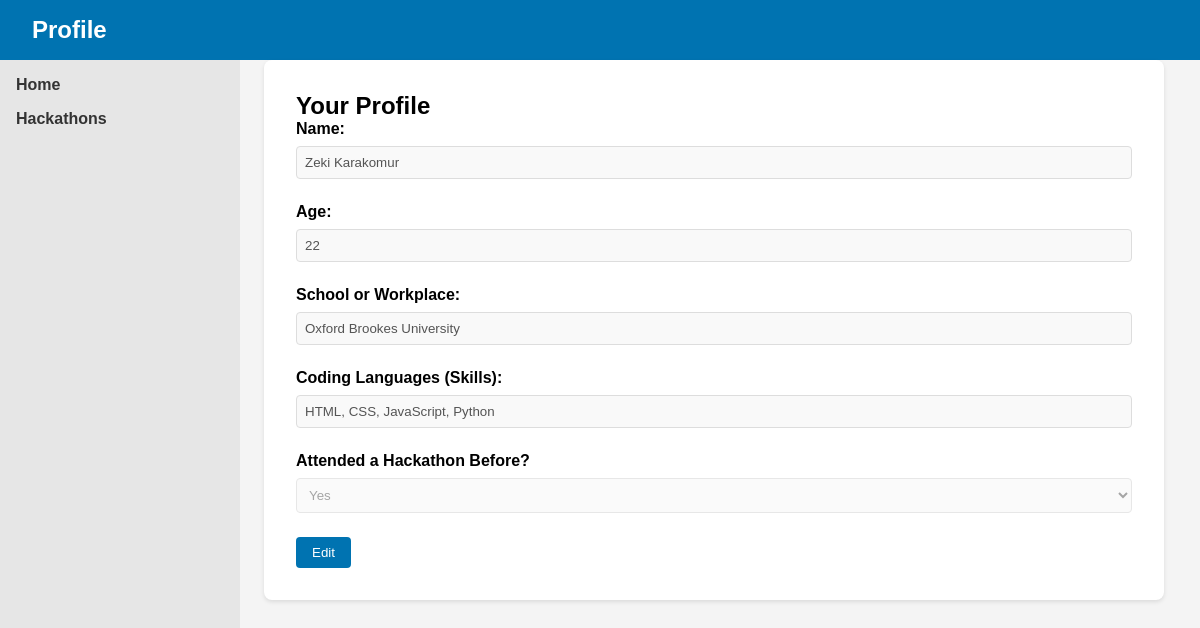
The page /profile (signed in) on the database as committed earlier.
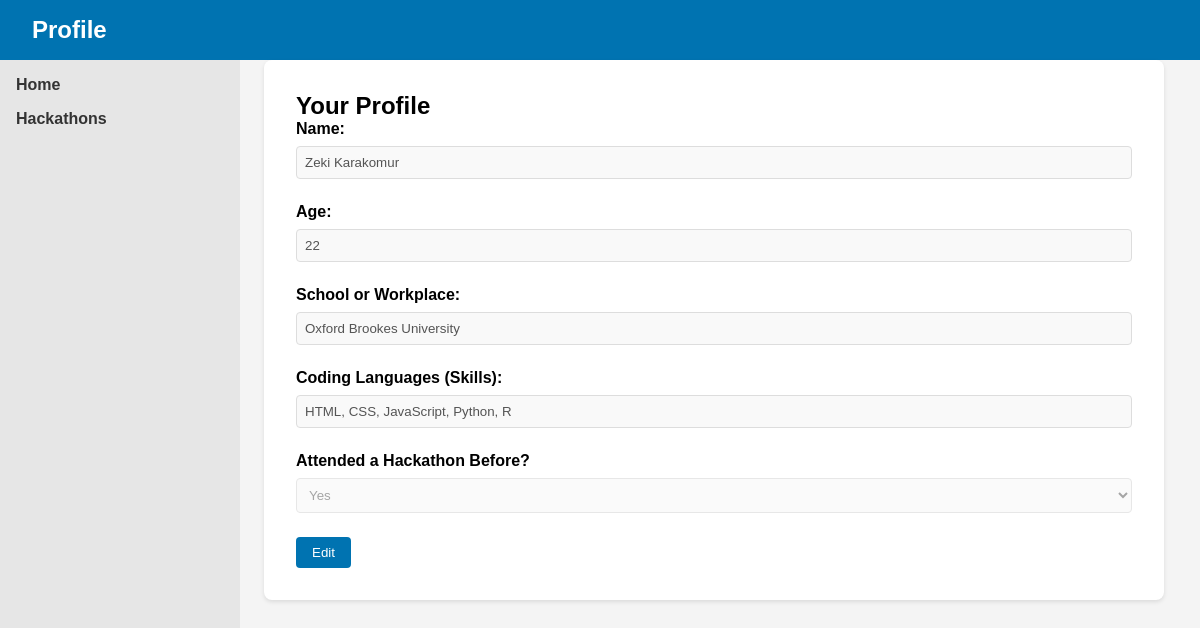
The same page on the database as committed later.
### tables this page shows
CREATE TABLE user_profiles (
    id INTEGER PRIMARY KEY AUTOINCREMENT,
    username TEXT UNIQUE,
    name TEXT,
    age INTEGER,
    school TEXT,
    skills TEXT,
    hackathon TEXT,
    FOREIGN KEY (username) REFERENCES users(username) ON DELETE CASCADE
);

### app.py (the view, shortened to what this page needs)
@app.route('/profile', methods=['GET', 'POST'])
def profile():
    if 'username' not in session:
        flash("Please log in to access your profile", "error")
        return redirect(url_for('home'))
    user_details = query_db("SELECT name, age, school, skills, hackathon FROM user_profiles WHERE username = ?", [session['username']], one=True)
    return render_template('profile.html', user_details=user_details)

### app.py (called while the page is built)
def get_db():
     db = sqlite3.connect('database.sqlite')
     db.row_factory = sqlite3.Row
     return db

def query_db(query, args=(), one=False):
     cur = get_db().execute(query, args)
     rv = cur.fetchall()
     cur.close()
     return (rv[0] if rv else None) if one else rv

### templates/profile.html (shortened to what this page needs)
<!DOCTYPE html>
<html lang="en">
<head>
    <link rel="stylesheet" href="{{ url_for('static', filename='css/profile.css') }}">
</head>
<body>
    <header>
        <div class="navbar">
            <h1>Profile</h1>
        </div>
    </header>
    <div class="container">
        <aside class="sidebar">
            <ul>
                <li><a href="/">Home</a></li>
                <li><a href="/hack">Hackathons</a></li>
            </ul>
        </aside>
        <main class="profile-content">
            <h2>Your Profile</h2>
            <form id="profileForm" method="POST">
                <div class="form-group">
                    <label for="name">Name:</label>
                    <input type="text" id="name" name="name" value="{{ user_details[0] }}" disabled>
                </div>
                <div class="form-group">
                    <label for="age">Age:</label>
                    <input type="number" id="age" name="age" value="{{ user_details[1] }}" disabled>
                </div>
                <div class="form-group">
                    <label for="school">School or Workplace:</label>
                    <input type="text" id="school" name="school" value="{{ user_details[2] }}" disabled>
                </div>
                <div class="form-group">
                    <label for="skills">Coding Languages (Skills):</label>
                    <input type="text" id="skills" name="skills" value="{{ user_details[3] }}" disabled>
                </div>
                <div class="form-group">
                    <label for="hackathon">Attended a Hackathon Before?</label>
                    <select id="hackathon" name="hackathon" disabled>
                        <option value="Yes" selected>Yes</option>
                    </select>
                </div>
                <button type="button" id="editButton" onclick="enableEdit()">Edit</button>
            </form>
        </main>
    </div>
</body>
</html>

### static/css/profile.css (style rules this page uses)
* { margin: 0; padding: 0; box-sizing: border-box; }
body { font-family: Arial, Helvetica, sans-serif; background-color: #f4f4f4; }
.navbar { background-color: #0073b1; color: white; padding: 1rem 2rem; display: flex; justify-content: space-between; align-items: center; }
.navbar h1 { font-size: 1.5rem; }
.container { display: flex; margin-top: 3.5 rem; }
.sidebar { width: 20%; background-color: #e6e6e6; padding: 1rem; height: 100vh; position: fixed; left: 0; }
.sidebar ul { list-style: none; }
.sidebar ul li { margin-bottom: 1rem; }
.sidebar ul li a { color: #333; text-decoration: none; font-weight: bold; }
.profile-content { margin-left: 22%; width: 75%; padding: 2rem; background-color: white; box-shadow: 0px 2px 4px rgba(0, 0, 0, 0.1); border-radius: 8px; }
.form-group { margin-bottom: 1.5rem; }
.form-group label { display: block; font-weight: bold; margin-bottom: 0.5rem; }
.form-group input, .form-group select { width: 100%; padding: 0.5rem; border: 1px solid#ddd; border-radius: 4px; background-color: #f9f9f9; }
button { padding: 0.5rem 1rem; margin-right: 0.5rem; border: none; color: white; background-color: #0073b1; border-radius: 4px; cursor: pointer; }

Rows that differ between the two databases and show on the page:
changed user_profiles "Zeki Karakomur": skills "HTML, CSS, JavaScript, Python" → "HTML, CSS, JavaScript, Python, R"
